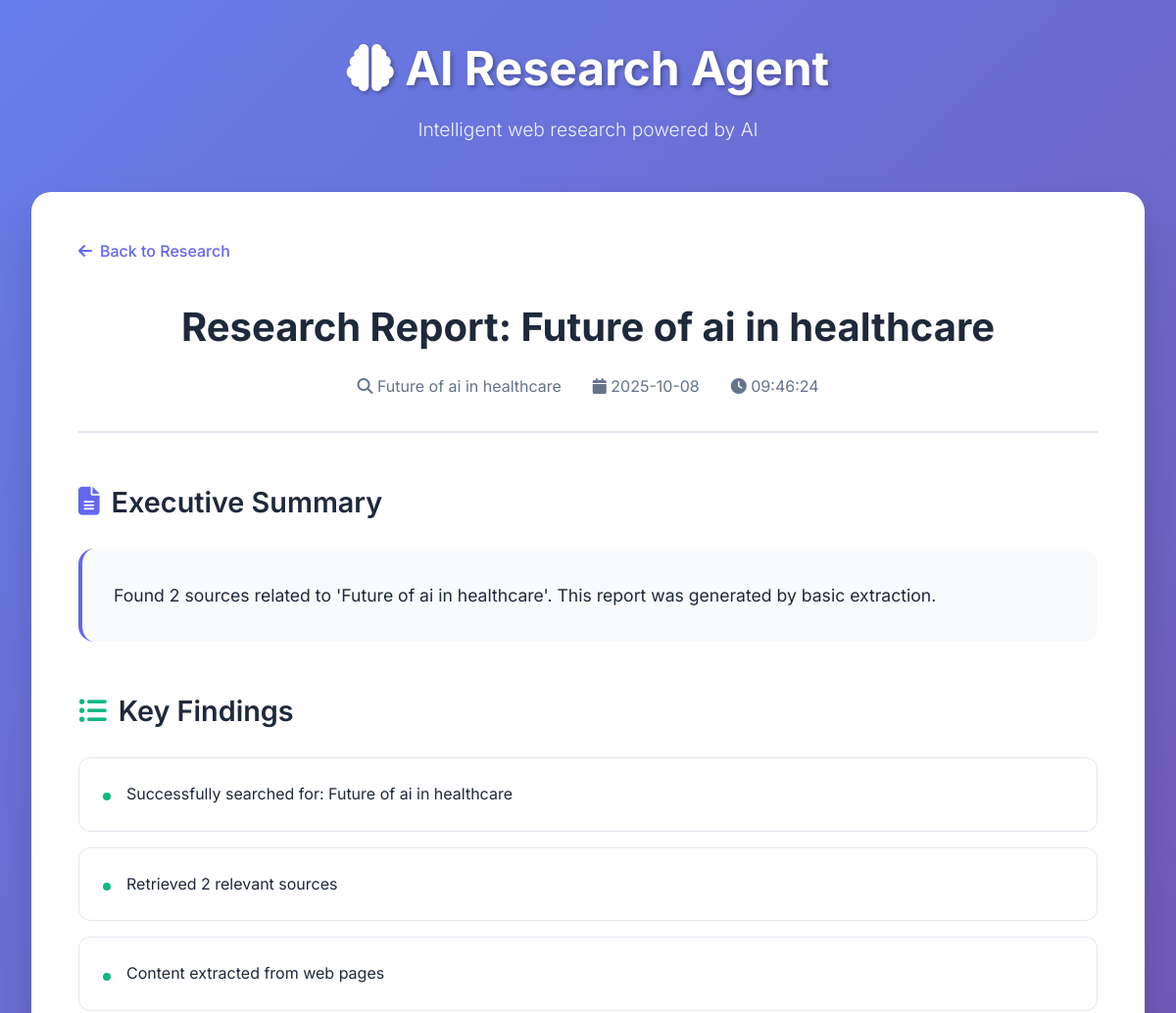
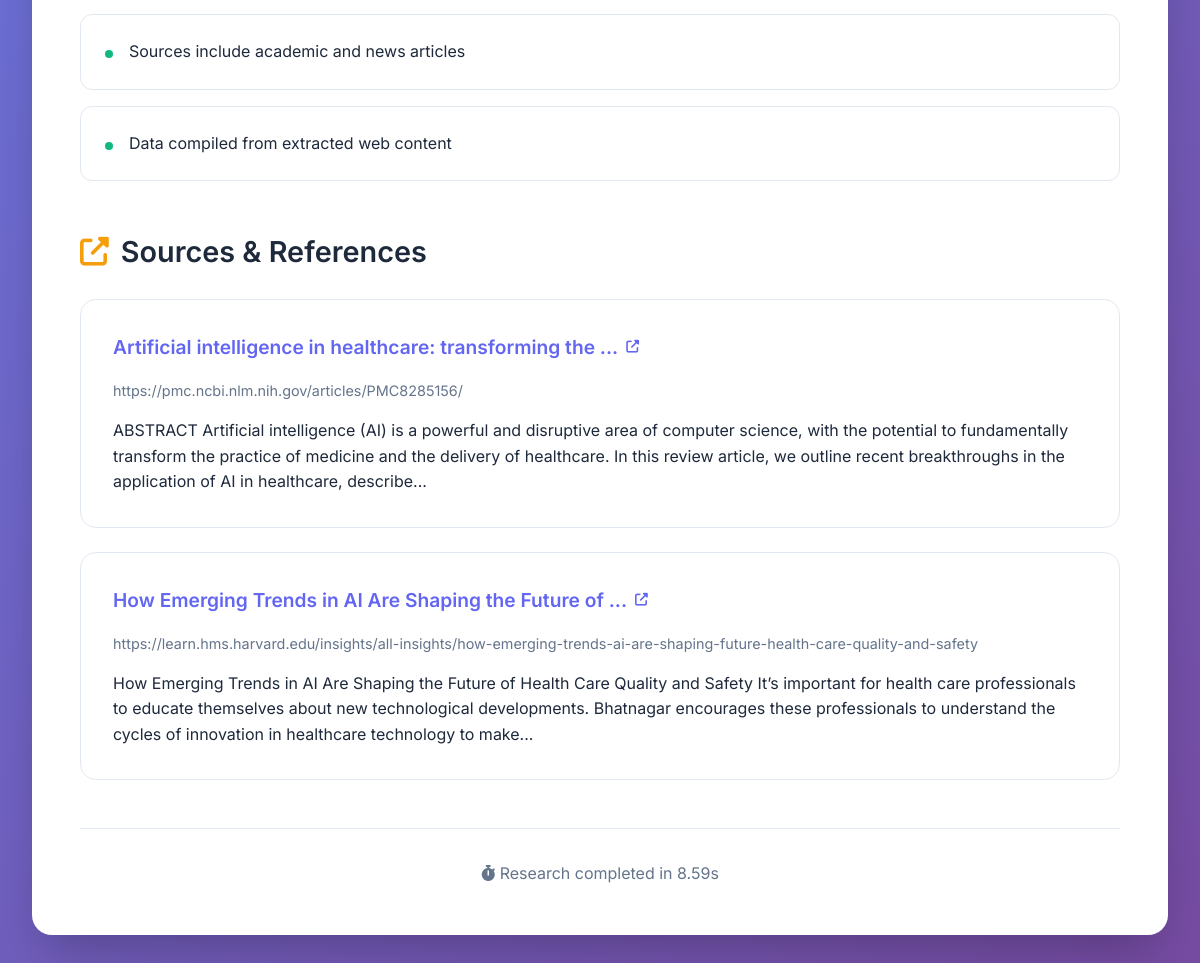
Screenshot of /report/40 with the database file from the repository (2 pictures, top to bottom).
### tables this page shows
CREATE TABLE reports (
                id INTEGER PRIMARY KEY AUTOINCREMENT,
                query TEXT NOT NULL,
                created_at TEXT NOT NULL,
                title TEXT,
                summary TEXT,
                report_json TEXT NOT NULL
            );

### main.py (the view)
@app.get("/report/{report_id}", response_class=HTMLResponse)
async def view_report(request: Request, report_id: int):
    rep = get_report(report_id)
    if not rep:
        raise HTTPException(status_code=404, detail="Report not found")
    return templates.TemplateResponse("report.html", {"request": request, "r": rep})

### templates/report.html (shortened to what this page needs)
{% extends "base.html" %}
{% block content %}
<div style="margin-bottom: 2rem;">
    <a href="/" style="text-decoration: none; color: var(--primary-color); font-weight: 500; display: inline-flex; align-items: center; gap: 0.5rem;">
        <i class="fas fa-arrow-left"></i> Back to Research
    </a>
</div>
<article style="max-width: 100%;">
    <header style="margin-bottom: 3rem; text-align: center; padding-bottom: 2rem; border-bottom: 2px solid var(--border-color);">
        <h1 style="font-size: 2.5rem; font-weight: 700; color: var(--text-primary); margin-bottom: 1rem;">
            {{ r.title or r.query }}
        </h1>
        <div style="display: flex; justify-content: center; gap: 2rem; flex-wrap: wrap; color: var(--text-secondary);">
            <span><i class="fas fa-search"></i> {{ r.query }}</span>
            <span><i class="fas fa-calendar"></i> {{ r.created_at[:10] }}</span>
            <span><i class="fas fa-clock"></i> {{ r.created_at[11:19] }}</span>
        </div>
    </header>
    {% if r.report_data.report.summary %}
    <section style="margin-bottom: 3rem;">
        <h2 style="font-size: 1.8rem; font-weight: 600; margin-bottom: 1.5rem; color: var(--text-primary); display: flex; align-items: center; gap: 0.75rem;">
            <i class="fas fa-file-text" style="color: var(--primary-color);"></i>
            Executive Summary
        </h2>
        <div style="background: var(--secondary-color); padding: 2rem; border-radius: 16px; border-left: 4px solid var(--primary-color);">
            <p style="font-size: 1.1rem; line-height: 1.8;">{{ r.report_data.report.summary }}</p>
        </div>
    </section>
    {% endif %}
    {% if r.report_data.report.key_points %}
    <section style="margin-bottom: 3rem;">
        <h2 style="font-size: 1.8rem; font-weight: 600; margin-bottom: 1.5rem; color: var(--text-primary); display: flex; align-items: center; gap: 0.75rem;">
            <i class="fas fa-list-ul" style="color: var(--success-color);"></i>
            Key Findings
        </h2>
        <div style="display: grid; gap: 1rem;">
            {% for point in r.report_data.report.key_points %}
            <div style="background: white; padding: 1.5rem; border-radius: 12px; border: 1px solid var(--border-color); display: flex; align-items: flex-start; gap: 1rem;">
                <div style="width: 8px; height: 8px; background: var(--success-color); border-radius: 50%; margin-top: 0.7rem; flex-shrink: 0;"></div>
                <p style="line-height: 1.6;">{{ point }}</p>
            </div>
            {% endfor %}
        </div>
    </section>
    {% endif %}
    {% if r.report_data.sources %}
    <section style="margin-bottom: 3rem;">
        <h2 style="font-size: 1.8rem; font-weight: 600; margin-bottom: 1.5rem; color: var(--text-primary); display: flex; align-items: center; gap: 0.75rem;">
            <i class="fas fa-external-link-alt" style="color: var(--warning-color);"></i>
            Sources & References
        </h2>
        <div style="display: grid; gap: 1.5rem;">
            {% for source in r.report_data.sources %}
            <div style="background: white; padding: 2rem; border-radius: 16px; border: 1px solid var(--border-color); transition: all 0.3s ease;" onmouseover="this.style.boxShadow='0 10px 25px rgba(0,0,0,0.1)'; this.style.transform='translateY(-2px)'" onmouseout="this.style.boxShadow=''; this.style.transform=''">
                <h3 style="font-size: 1.2rem; font-weight: 600; margin-bottom: 1rem;">
                    <a href="{{ source.url }}" target="_blank" style="color: var(--primary-color); text-decoration: none; display: flex; align-items: center; gap: 0.5rem;">
                        {{ source.title }}
                        <i class="fas fa-external-link-alt" style="font-size: 0.8rem;"></i>
                    </a>
                </h3>
                <p style="color: var(--text-secondary); font-size: 0.9rem; margin-bottom: 1rem;">{{ source.url }}</p>
                <p style="line-height: 1.6;">{{ source.content[:300] }}{% if source.content|length > 300 %}...{% endif %}</p>
            </div>
            {% endfor %}
        </div>
    </section>
    {% endif %}
    {% if r.report_data.processing_time %}
    <footer style="text-align: center; padding-top: 2rem; border-top: 1px solid var(--border-color); color: var(--text-secondary);">
        <p><i class="fas fa-stopwatch"></i> Research completed in {{ r.report_data.processing_time }}s</p>
    </footer>
    {% endif %}
</article>
{% endblock %}

### templates/base.html (style rules this page uses)
* { margin: 0; padding: 0; box-sizing: border-box; }
:root { --primary-color: #6366f1; --primary-dark: #4f46e5; --secondary-color: #f8fafc; --text-primary: #1e293b; --text-secondary: #64748b; --border-color: #e2e8f0; --success-color: #10b981; --error-color: #ef4444; --warning-color: #f59e0b; }
body { font-family: 'Inter', -apple-system, BlinkMacSystemFont, sans-serif; line-height: 1.6; color: var(--text-primary); background: linear-gradient(135deg, #667eea 0%, #764ba2 100%); min-height: 100vh; }

### rows the page displays
reports: title "Research Report: Future of ai in healthcare", query "Future of ai in healthcare", created_at "2025-10-08", created_at "09:46:24", report_data.report.summary "Found 2 sources related to 'Future of ai in healthcare'. This report was generated by basic extraction."

### other values shown
{{ point }} "Successfully searched for: Future of ai in healthcare" "Retrieved 2 relevant sources" "Content extracted from web pages" "Sources include academic and news articles" "Data compiled from extracted web content"
{{ source.title }} "Artificial intelligence in healthcare: transforming the ..." "How Emerging Trends in AI Are Shaping the Future of ..."
{{ source.url }} "https://pmc.ncbi.nlm.nih.gov/articles/PMC8285156/" "https://learn.hms.harvard.edu/insights/all-insights/how-emerging-trends-ai-are-shaping-future-health-care-quality-and-safety"
{{ r.report_data.processing_time }} "8.59"
